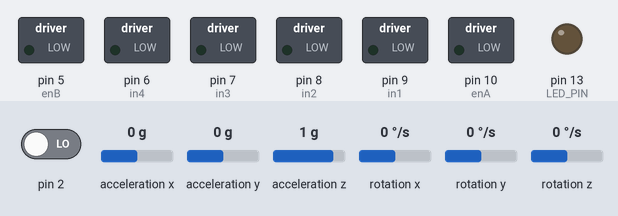
Recording of a sketch running on a simulated Arduino Uno, built with avr-gcc and run on an emulated ATmega328P. Parts: switched loads named in the sketch (green lamp = pin HIGH), output pins drawn as LEDs (lit = HIGH). The test bench sets the inputs (shaded band); at power-on: pin 2 LOW, acceleration x 0 g, acceleration y 0 g, acceleration z 1 g, rotation x 0 °/s, rotation y 0 °/s, rotation z 0 °/s. The sensor or clock chip raises its interrupt line as the real part does; what the sketch prints to the serial monitor is not drawn.

Above: at 0.1 s.
At 0.7 s:
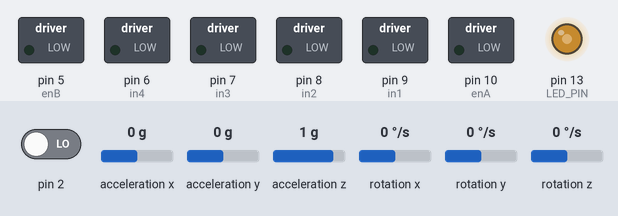
Timing chart, 0 to 2.2 s (numbered marks = the images above):
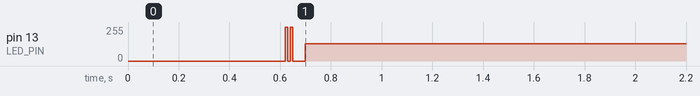

Measured:
- by itself, pin 13 (LED_PIN): 0/255 → 128/255 at 0.62 s

The sketch:

BPM_to_Monitor.ino
```cpp
//** CODE FOR GYRO **//
#include "I2Cdev.h"

#include "MPU6050_6Axis_MotionApps20.h"

#if I2CDEV_IMPLEMENTATION == I2CDEV_ARDUINO_WIRE
    #include "Wire.h"
#endif

MPU6050 mpu;

#define OUTPUT_READABLE_YAWPITCHROLL

#define LED_PIN 13 // (Arduino is 13, Teensy is 11, Teensy++ is 6)
bool blinkState = false;

bool dmpReady = false;  // set true if DMP init was successful
uint8_t mpuIntStatus;   // holds actual interrupt status byte from MPU
uint8_t devStatus;      // return status after each device operation (0 = success, !0 = error)
uint16_t packetSize;    // expected DMP packet size (default is 42 bytes)
uint16_t fifoCount;     // count of all bytes currently in FIFO
uint8_t fifoBuffer[64]; // FIFO storage buffer

Quaternion q;           // [w, x, y, z]         quaternion container
VectorInt16 aa;         // [x, y, z]            accel sensor measurements
VectorInt16 aaReal;     // [x, y, z]            gravity-free accel sensor measurements
VectorInt16 aaWorld;    // [x, y, z]            world-frame accel sensor measurements
VectorFloat gravity;    // [x, y, z]            gravity vector
float euler[3];         // [psi, theta, phi]    Euler angle container
float ypr[3];           // [yaw, pitch, roll]   yaw/pitch/roll container and gravity vector

uint8_t teapotPacket[14] = { '$', 0x02, 0,0, 0,0, 0,0, 0,0, 0x00, 0x00, '\r', '\n' };
//** END CODE FOR GYRO **//

//** MOTOR PINS **//
// motor one
int enA = 10;
int in1 = 9;
int in2 = 8;
// motor two
int enB = 5;
int in3 = 7;
int in4 = 6;
//** END MOTOR PINS **//

//** VARS FOR MOTOR SPEED FUNCTION AND GYRO AVERAGE **//
float pitch;
float x;
float s;
float f;
float xa;
float xb;
float xc;
float power;


// ================================================================
// ===               INTERRUPT DETECTION ROUTINE                ===
// ================================================================

volatile bool mpuInterrupt = false;     // indicates whether MPU interrupt pin has gone high
void dmpDataReady() {
    mpuInterrupt = true;
}


// ================================================================
// ===                      INITIAL SETUP                       ===
// ================================================================

void setup() {

    // set all the motor control pins to outputs
    pinMode(enA, OUTPUT);
    pinMode(enB, OUTPUT);
    pinMode(in1, OUTPUT);
    pinMode(in2, OUTPUT);
    pinMode(in3, OUTPUT);
    pinMode(in4, OUTPUT);

    // join I2C bus (I2Cdev library doesn't do this automatically)
    #if I2CDEV_IMPLEMENTATION == I2CDEV_ARDUINO_WIRE
        Wire.begin();
        TWBR = 24; // 400kHz I2C clock (200kHz if CPU is 8MHz)
    #elif I2CDEV_IMPLEMENTATION == I2CDEV_BUILTIN_FASTWIRE
        Fastwire::setup(400, true);
    #endif

    Serial.begin(9600);
    while (!Serial); // wait for Leonardo enumeration, others continue immediately

    Serial.println(F("Initializing I2C devices..."));
    mpu.initialize();

    Serial.println(F("Testing device connections..."));
    Serial.println(mpu.testConnection() ? F("MPU6050 connection successful") : F("MPU6050 connection failed"));

    // wait for ready
    //Serial.println(F("\nSend any character to begin DMP programming and demo: "));
    //while (Serial.available() && Serial.read()); // empty buffer
    //while (!Serial.available());                 // wait for data
    //while (Serial.available() && Serial.read()); // empty buffer again

    // load and configure the DMP
    Serial.println(F("Initializing DMP..."));
    devStatus = mpu.dmpInitialize();

    // supply your own gyro offsets here, scaled for min sensitivity
    mpu.setXGyroOffset(120);
    mpu.setYGyroOffset(5);
    mpu.setZGyroOffset(-85);
    mpu.setZAccelOffset(1788); // 1688 factory default for my test chip

    // make sure it worked (returns 0 if so)
    if (devStatus == 0) {
        // turn on the DMP, now that it's ready
        Serial.println(F("Enabling DMP..."));
        mpu.setDMPEnabled(true);

        // enable Arduino interrupt detection
        Serial.println(F("Enabling interrupt detection (Arduino external interrupt 0)..."));
        attachInterrupt(0, dmpDataReady, RISING);
        mpuIntStatus = mpu.getIntStatus();

        // set our DMP Ready flag so the main loop() function knows it's okay to use it
        Serial.println(F("DMP ready! Waiting for first interrupt..."));
        dmpReady = true;

        // get expected DMP packet size for later comparison
        packetSize = mpu.dmpGetFIFOPacketSize();
    } else {
        // ERROR!
        // 1 = initial memory load failed
        // 2 = DMP configuration updates failed
        // (if it's going to break, usually the code will be 1)
        Serial.print(F("DMP Initialization failed (code "));
        Serial.print(devStatus);
        Serial.println(F(")"));
    }

    // configure LED for output
    pinMode(LED_PIN, OUTPUT);
}


// ================================================================
// ===                    MAIN PROGRAM LOOP                     ===
// ================================================================

void loop() {
    // if programming failed, don't try to do anything
    if (!dmpReady) return;

    // wait for MPU interrupt or extra packet(s) available
    while (!mpuInterrupt && fifoCount < packetSize) {

    }

    // reset interrupt flag and get INT_STATUS byte
    mpuInterrupt = false;
    mpuIntStatus = mpu.getIntStatus();

    // get current FIFO count
    fifoCount = mpu.getFIFOCount();

    // check for overflow (this should never happen unless our code is too inefficient)
    if ((mpuIntStatus & 0x10) || fifoCount == 1024) {
        // reset so we can continue cleanly
        mpu.resetFIFO();
        Serial.println(F("FIFO overflow!"));

    // otherwise, check for DMP data ready interrupt (this should happen frequently)
    } else if (mpuIntStatus & 0x02) {

        while (fifoCount < packetSize) fifoCount = mpu.getFIFOCount();

        mpu.getFIFOBytes(fifoBuffer, packetSize);

        fifoCount -= packetSize;


        #ifdef OUTPUT_READABLE_YAWPITCHROLL

            // get tilt angle 3 times and average it, the resulting value is pitch.
            mpu.dmpGetQuaternion(&q, fifoBuffer);
            mpu.dmpGetGravity(&gravity, &q);
            mpu.dmpGetYawPitchRoll(ypr, &q, &gravity);
            xa = (ypr[0] * 180/M_PI);
            xb = (ypr[1] * 180/M_PI);
            xc = (ypr[2] * 180/M_PI);
            //delay(50);

            Serial.println(xa);
            //Serial.print("\t");
            //Serial.print(xb);
            //Serial.print("\t");
            //Serial.print(xc);

        #endif

        // blink LED to indicate activity
        blinkState = !blinkState;
        digitalWrite(LED_PIN, blinkState);

    }
}
```
